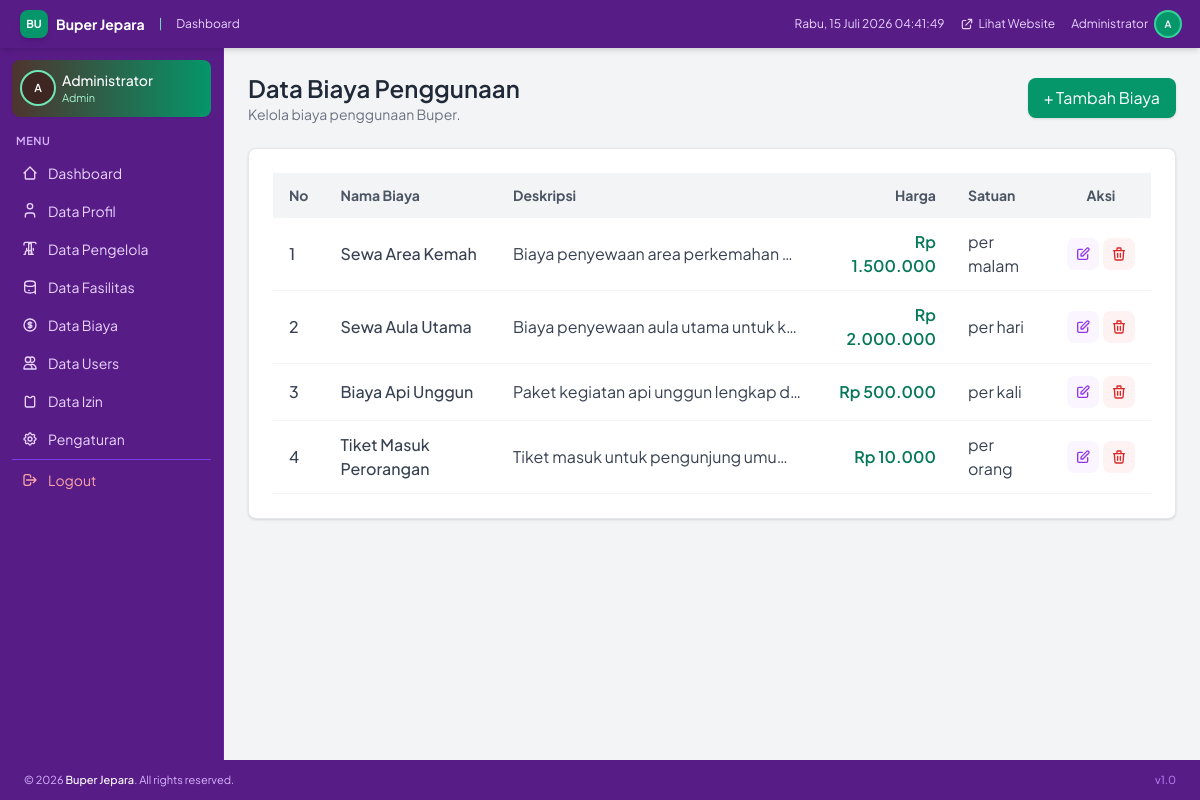
/dashboard/biaya.php (signed in), run on the app's committed database.
### tables this page shows
CREATE TABLE `pengaturan` (
  `id` INT AUTO_INCREMENT PRIMARY KEY,
  `nama_pengaturan` VARCHAR(100) NOT NULL UNIQUE,
  `nilai` TEXT,
  `keterangan` VARCHAR(255),
  `updated_at` TIMESTAMP DEFAULT CURRENT_TIMESTAMP ON UPDATE CURRENT_TIMESTAMP
);

CREATE TABLE `biaya` (
  `id` INT AUTO_INCREMENT PRIMARY KEY,
  `nama_biaya` VARCHAR(100) NOT NULL,
  `deskripsi` TEXT,
  `harga` DECIMAL(12,2) NOT NULL DEFAULT 0,
  `satuan` VARCHAR(50) NOT NULL,
  `keterangan` TEXT,
  `created_at` TIMESTAMP DEFAULT CURRENT_TIMESTAMP
);

### config/functions.php (called while the page is built, shortened)
<?php
function formatRupiah($angka) {
    return 'Rp ' . number_format($angka, 0, ',', '.');
}
function e($data) {
    return htmlspecialchars($data ?? '', ENT_QUOTES, 'UTF-8');
}
function getPengaturan($conn, $key) {
    $key = mysqli_real_escape_string($conn, $key);
    $q = mysqli_query($conn, "SELECT nilai FROM pengaturan WHERE nama_pengaturan='$key' LIMIT 1");
    $r = mysqli_fetch_assoc($q);
    return $r['nilai'] ?? '';
}
?>

### dashboard/biaya.php (the view, shortened to what this page needs)
<?php
require_once __DIR__ . '/../config/koneksi.php';
include __DIR__ . '/header.php';
include __DIR__ . '/sidebar.php';
$q = mysqli_query($conn, "SELECT * FROM biaya ORDER BY id ASC");
$daftar = [];
while ($row = mysqli_fetch_assoc($q)) $daftar[] = $row;
?>
<main class="flex-1 p-6 bg-gray-100 overflow-y-auto">
    <div class="flex justify-between items-center mb-6">
        <div>
            <h1 class="text-2xl font-semibold text-gray-800">Data Biaya Penggunaan</h1>
            <p class="text-sm text-gray-500">Kelola biaya penggunaan Buper.</p>
        </div>
        <button onclick="openAddModal()" class="bg-emerald-600 text-white px-4 py-2 rounded-lg shadow hover:bg-emerald-700 transition-colors">
            + Tambah Biaya
        </button>
    </div>
    <div class="bg-white rounded-lg shadow p-6 border border-gray-200">
        <div class="overflow-x-auto">
            <table class="min-w-full table-auto">
                <thead>
                    <tr class="bg-gray-100 text-gray-600 text-sm leading-normal">
                        <th class="py-3 px-4 text-left">No</th>
                        <th class="py-3 px-4 text-left">Nama Biaya</th>
                        <th class="py-3 px-4 text-left">Deskripsi</th>
                        <th class="py-3 px-4 text-right">Harga</th>
                        <th class="py-3 px-4 text-left">Satuan</th>
                        <th class="py-3 px-4 text-center">Aksi</th>
                    </tr>
                </thead>
                <tbody class="text-gray-700">
                    <?php foreach ($daftar as $i => $row): ?>
                    <tr class="border-b border-gray-100 hover:bg-gray-50">
                        <td class="py-3 px-4 font-medium"><?= e($i + 1) ?></td>
                        <td class="py-3 px-4 font-medium"><?= e($row['nama_biaya']) ?></td>
                        <td class="py-3 px-4 max-w-xs truncate"><?= e($row['deskripsi']) ?></td>
                        <td class="py-3 px-4 text-right font-semibold text-emerald-700"><?= formatRupiah($row['harga']) ?></td>
                        <td class="py-3 px-4"><?= e($row['satuan']) ?></td>
                        <td class="py-3 px-4 text-center">
                            <div class="flex items-center justify-center gap-1">
                                <button onclick='openEditModal(<?= json_encode($row) ?>)' class="inline-flex items-center justify-center w-8 h-8 rounded-lg bg-purple-50 text-purple-600 hover:bg-purple-100 transition" title="Edit">
                                    <svg xmlns="http://www.w3.org/2000/svg" class="h-4 w-4" fill="none" viewBox="0 0 24 24" stroke="currentColor" stroke-width="2"><path stroke-linecap="round" stroke-linejoin="round" d="M11 5H6a2 2 0 00-2 2v11a2 2 0 002 2h11a2 2 0 002-2v-5m-1.414-9.414a2 2 0 112.828 2.828L11.828 15H9v-2.828l8.586-8.586z"/></svg>
                                </button>
                                <button onclick="deleteBiaya(<?= e($row['id']) ?>)" class="inline-flex items-center justify-center w-8 h-8 rounded-lg bg-red-50 text-red-600 hover:bg-red-100 transition" title="Hapus">
                                    <svg xmlns="http://www.w3.org/2000/svg" class="h-4 w-4" fill="none" viewBox="0 0 24 24" stroke="currentColor" stroke-width="2"><path stroke-linecap="round" stroke-linejoin="round" d="M19 7l-.867 12.142A2 2 0 0116.138 21H7.862a2 2 0 01-1.995-1.858L5 7m5 4v6m4-6v6m1-10V4a1 1 0 00-1-1h-4a1 1 0 00-1 1v3M4 7h16"/></svg>
                                </button>
                            </div>
                        </td>
                    </tr>
                    <?php endforeach; ?>
                </tbody>
            </table>
        </div>
    </div>
</main>
<?php include __DIR__ . '/footer.php'; ?>

### dashboard/header.php (shortened to what this page needs)
<?php
$nama = $_SESSION['nama_lengkap'] ?? '';
$initials = '';
if (!empty($nama)) {
    $parts = explode(' ', $nama);
    foreach ($parts as $p) $initials .= strtoupper($p[0] ?? '');
    $initials = substr($initials, 0, 2);
}
$logoDashboard = getPengaturan($conn, 'logo');
$namaWebsiteHeader = getPengaturan($conn, 'nama_website') ?: 'Buper Jepara';
?>
<!DOCTYPE html>
<html lang="id">
<head>
    <script src="https://cdn.tailwindcss.com"></script>
    <link rel="stylesheet" href="../assets/css/dashboard.css">
</head>
<body class="h-screen bg-gray-50 flex flex-col overflow-hidden">
<nav class="sticky top-0 z-50 bg-purple-900 text-white shadow-md px-5 py-2.5 flex items-center justify-between flex-shrink-0">
    <div class="flex items-center gap-2">
        <a href="index.php" class="flex items-center gap-2">
            <?php if (!empty($logoDashboard)): ?>
                <img src="../<?= e($logoDashboard) ?>" alt="Logo" class="w-7 h-7 object-contain">
            <?php else: ?>
                <div class="w-7 h-7 bg-emerald-600 rounded-lg flex items-center justify-center text-white font-bold text-[11px] shadow-md">BU</div>
            <?php endif; ?>
            <span class="text-sm font-bold text-white"><?= e($namaWebsiteHeader) ?></span>
        </a>
        <span class="text-emerald-300 mx-1.5 text-xs">|</span>
        <span class="text-xs text-purple-200">Dashboard</span>
    </div>
    <div class="flex items-center gap-4">
        <span id="clockDisplay" class="text-xs text-purple-200 hidden md:inline"></span>
        <a href="../index.php" target="_blank" class="text-xs text-purple-200 hover:text-emerald-300 transition flex items-center gap-1">
            <svg xmlns="http://www.w3.org/2000/svg" class="h-3.5 w-3.5" fill="none" viewBox="0 0 24 24" stroke="currentColor" stroke-width="2"><path stroke-linecap="round" stroke-linejoin="round" d="M10 6H6a2 2 0 00-2 2v10a2 2 0 002 2h10a2 2 0 002-2v-4M14 4h6m0 0v6m0-6L10 14"/></svg>
            Lihat Website
        </a>
        <div class="relative" id="userDropdown">
            <button onclick="toggleDropdown()" class="flex items-center gap-2 text-xs text-purple-200 hover:text-white transition cursor-pointer">
                <span class="hidden sm:inline"><?= e($nama) ?></span>
                <div class="w-6 h-6 rounded-full bg-emerald-600 flex items-center justify-center text-white text-[10px] font-semibold ring-2 ring-emerald-400 flex-shrink-0"><?= e($initials) ?></div>
            </button>
        </div>
    </div>
</nav>
<div class="flex flex-1 overflow-hidden">

### dashboard/footer.php (shortened to what this page needs)
<?php
$namaWebsiteFooter = getPengaturan($conn, 'nama_website') ?: 'Buper Jepara';
?>
</div>
<footer class="bg-purple-900 text-purple-300 text-[11px] px-6 py-3 flex items-center justify-between">
    <span>&copy; <?= date('Y') ?> <span class="text-white font-medium"><?= e($namaWebsiteFooter) ?></span>. All rights reserved.</span>
    <span class="text-purple-400">v1.0</span>
</footer>
</body>
</html>

### dashboard/header.php (style rules this page uses)
body { font-family: 'Plus Jakarta Sans', sans-serif; margin: 0; }
* { box-sizing: border-box; }

### data on the page
pengaturan: nilai "Buper Jepara"
biaya: nama_biaya "Sewa Area Kemah", deskripsi "Biaya penyewaan area perkemahan…", harga "Rp 1.500.000", satuan "per malam"
biaya: nama_biaya "Sewa Aula Utama", deskripsi "Biaya penyewaan aula utama untuk k…", harga "Rp 2.000.000", satuan "per hari"
biaya: nama_biaya "Biaya Api Unggun", deskripsi "Paket kegiatan api unggun lengkap d…", harga "Rp 500.000", satuan "per kali"
biaya: nama_biaya "Tiket Masuk Perorangan", deskripsi "Tiket masuk untuk pengunjung umu…", harga "Rp 10.000", satuan "per orang"

### other printed values
$nama "Administrator"
$initials "A"
$role "Admin"
